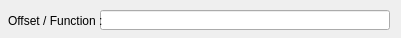
<?xml version="1.0" encoding="UTF-8"?>
<ui version="4.0">
 <class>qtDLGGoToDialogClass</class>
 <widget class="QDialog" name="qtDLGGoToDialogClass">
  <property name="windowModality">
   <enum>Qt::ApplicationModal</enum>
  </property>
  <property name="geometry">
   <rect>
    <x>0</x>
    <y>0</y>
    <width>401</width>
    <height>38</height>
   </rect>
  </property>
  <property name="sizePolicy">
   <sizepolicy hsizetype="Fixed" vsizetype="Fixed">
    <horstretch>0</horstretch>
    <verstretch>0</verstretch>
   </sizepolicy>
  </property>
  <property name="contextMenuPolicy">
   <enum>Qt::CustomContextMenu</enum>
  </property>
  <property name="windowTitle">
   <string>[ Nanomite ] - GoTo  Offset / Function</string>
  </property>
  <property name="windowIcon">
   <iconset resource="qtDLGNanomite.qrc">
    <normaloff>:/DLGNanomite/Icons/IDI_MAIN.ico</normaloff>:/DLGNanomite/Icons/IDI_MAIN.ico</iconset>
  </property>
  <widget class="QLineEdit" name="lineEdit">
   <property name="geometry">
    <rect>
     <x>100</x>
     <y>10</y>
     <width>290</width>
     <height>20</height>
    </rect>
   </property>
  </widget>
  <widget class="QLabel" name="label">
   <property name="geometry">
    <rect>
     <x>8</x>
     <y>10</y>
     <width>100</width>
     <height>21</height>
    </rect>
   </property>
   <property name="text">
    <string>Offset / Function :</string>
   </property>
  </widget>
 </widget>
 <resources>
  <include location="qtDLGNanomite.qrc"/>
 </resources>
 <connections/>
</ui>
